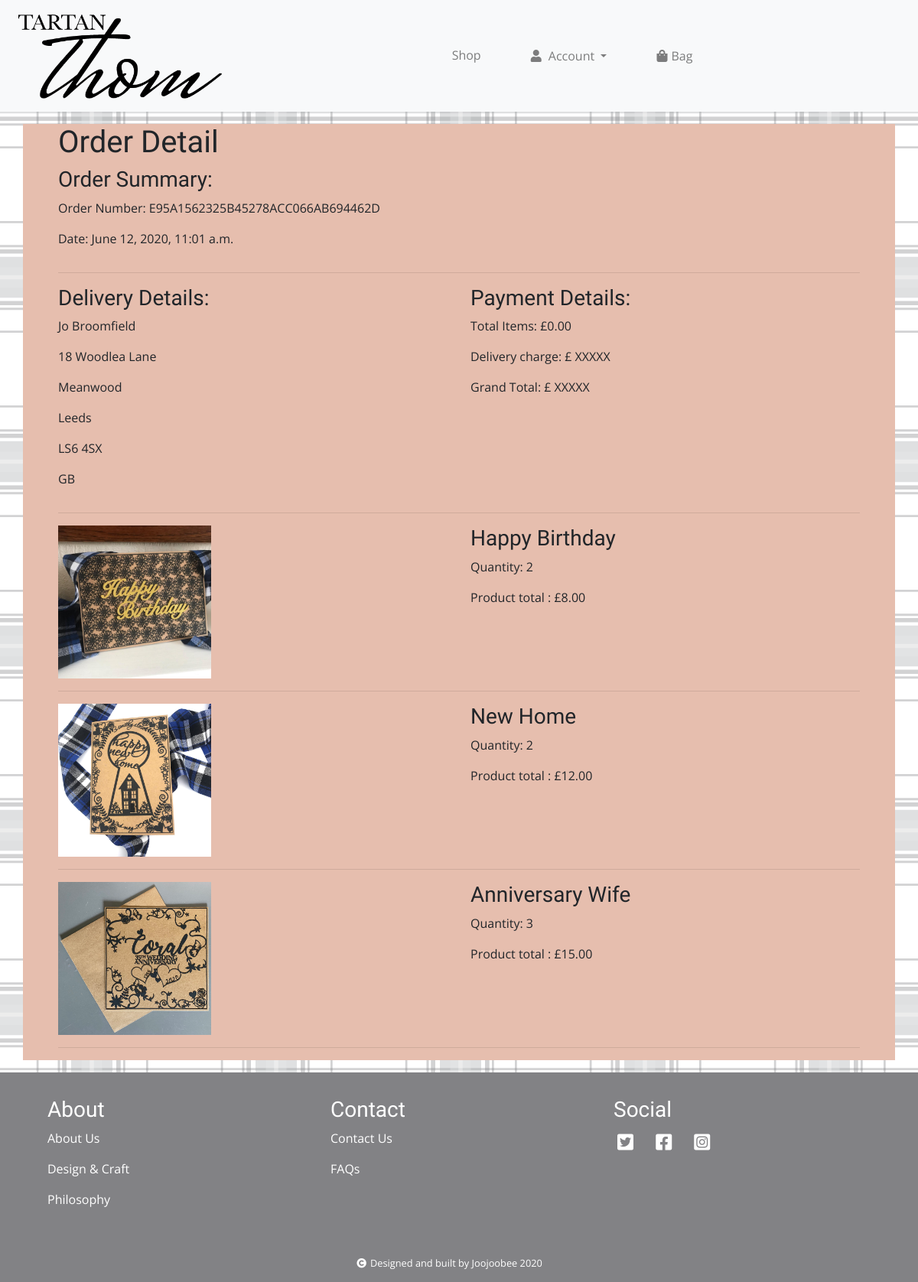
Screenshot of /checkout/order_detail/E95A1562325B45278ACC066AB694462D (signed in) with the database file from the repository.
### checkout/models.py (models this page shows, shortened)
class Order(models.Model):
    order_user = models.ForeignKey(User, null=True, on_delete=models.CASCADE, default='')
    order_number = models.CharField(max_length=32)
    fullname = models.CharField(max_length=50)
    phone_number = models.CharField(max_length=20)
    date = models.DateTimeField(auto_now_add=True)
    address_line1 = models.CharField(max_length=50)
    address_line2 = models.CharField(max_length=50)
    town_city = models.CharField(max_length=30)
    postcode = models.CharField(max_length=10)
    country = CountryField(blank_label='Country', max_length=30)
    order_total = models.DecimalField(max_digits=8, decimal_places=2, null=False, default=0)

class OrderItem(models.Model):
    order = models.ForeignKey(Order, null=False, on_delete=models.CASCADE, related_name='lineitems')
    product = models.ForeignKey(Products, null=False, on_delete=models.CASCADE)
    quantity = models.IntegerField(blank=False)
    item_total = models.DecimalField(max_digits=8, decimal_places=2, null=False,blank=False, editable=False)

### products/models.py (models this page shows, shortened)
class Products(models.Model):
    class Meta:
        verbose_name_plural = 'Products'
    PRODUCT_TYPE = [
        ('Cards', 'Cards'),
        ('Cake', 'Cake Toppers'),
        ('Gifts', 'Gifts')
    ]
    category = [
        ('B', 'Birthday'),
        ('W', 'Wedding'),
        ('A', 'Anniversary'),
        ('H', 'New Home'),
        ('BB', 'Baby')
    ]
    labels = [
        ('New', 'New'),
        ('Sale', 'Sale')
    ]
    sizes = [
        ('A4', 'A4'),
        ('A5', 'A5')
    ]
    name = models.CharField(max_length=100)
    product_type = models.CharField(max_length=100, choices=PRODUCT_TYPE)
    image = models.ImageField(upload_to='img')
    description = models.TextField()
    category = models.CharField(max_length=100, choices=category)
    price = models.DecimalField(decimal_places=2, max_digits=5)
    sale_price = models.DecimalField(decimal_places=2, max_digits=5)
    size = models.CharField(max_length=100, choices=sizes)
    label = models.CharField(max_length=100, choices=labels)
    tags = models.CharField(max_length=100)
    is_bespoke = models.BooleanField()
    is_active = models.BooleanField()

### checkout/views.py (the view)
# urls.py: path('order_detail/<order_number>', order_detail, name='order_detail'),
@login_required
def order_detail(request, order_number):
    order = get_object_or_404(Order, order_number=order_number)
    context = {
        'order': order,
    }
    return render(request, 'checkout/order_detail.html', context)

### basket/contexts.py (called while the page is built, shortened)
def basket_contents(request):
    basket = request.session.get('basket', {})
    basket_items = []
    total = 0
    product_count = 0
    return {'basket_items': basket_items, 'total': total, 'product_count': product_count}

### checkout/templates/checkout/order_detail.html (shortened to what this page needs)
{% extends 'base.html' %}
{% load static %}
{% block content %}
<div class="container checkout-container">
    <div class="row justify-content-center m-3">
        <div class="col-md-12">
            <div>
                <h1>Order Detail</h1>
            </div>
            <div class="row">
                <div class="col">
                    <h3>Order Summary:</h3>
                    <p>Order Number: {{ order.order_number }}</p>
                    <p>Date: {{ order.date }}</p>
                </div>
            </div>
            <hr>
            <div class="row">
                <div class="col-md-6">
                    <h3>Delivery Details:</h3>
                    <p>{{ order.fullname }}</p>
                    <p>{{ order.address_line1 }}</p>
                    <p>{{ order.address_line2 }}</p>
                    <p>{{ order.town_city }}</p>
                    <p>{{ order.postcode }}</p>
                    <p>{{ order.country }}</p>
                </div>
                <div class="col-md-6">
                    <h3>Payment Details:</h3>
                    <p>Total Items: £{{ order.order_total }}</p>
                    <p>Delivery charge: £ XXXXX</p>
                    <p>Grand Total: £ XXXXX</p>
                </div>
            </div>
            <hr>
        {% if order %}
            {% for item in order.lineitems.all %}
            <div class="row">
                <div class="col">
                    <img src="{{ item.product.image.url }}" alt="product-image" height="200" width="200">
                </div>
                <div class="col">
                    <h3>{{ item.product.name }}</h3>
                    <p>Quantity: {{ item.quantity }}</p>
                    <p>Product total : £{{ item.item_total }}</p>
                </div>
            </div>
            <hr>
            {% endfor %}
        {% endif %}
        </div>
    </div>
</div>
{% endblock %}

### static/css/style.css (style rules this page uses)
body { background-image: url("/static/img/tartanthom.png"); height: 100%; }
h1, h2, h3, h4 { font-family: "Great Vibes", cursive; }
p, span, li, a, div, .btn { font-family: "Open Sans", sans-serif; }
.checkout-container, .my-profile-container { background-color: #e6beae; }

### rows the page displays
Order: order_number "E95A1562325B45278ACC066AB694462D", date "June 12, 2020, 11:01 a.m.", fullname "Jo Broomfield", address_line1 "18 Woodlea Lane", address_line2 "Meanwood", town_city "Leeds", postcode "LS6 4SX", country "GB", order_total "0.00"
OrderItem: product.image (picture), product.name "Happy Birthday", quantity "2", item_total "8.00"
OrderItem: product.image (picture), product.name "New Home", quantity "2", item_total "12.00"
OrderItem: product.image (picture), product.name "Anniversary Wife", quantity "3", item_total "15.00"
